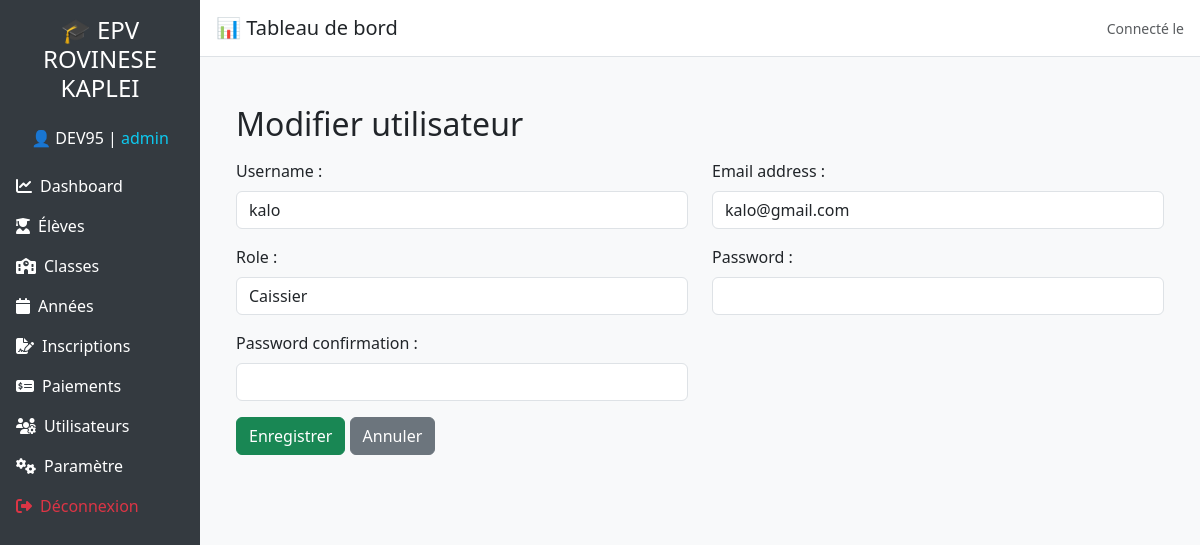
The app's page /accounts/utilisateurs/modifier/3/ (signed in) with its own data.
### utilisateurs/models.py (models this page shows)
class Utilisateur(AbstractUser):
    ROLE_CHOICES = (
        ('admin', 'Administrateur'),
        ('caissier', 'Caissier'),
    )
    role = models.CharField(max_length=20, choices=ROLE_CHOICES, default='caissier')

### utilisateurs/views.py (the view)
# urls.py: path('utilisateurs/modifier/<int:utilisateur_id>/', views.modifier_utilisateur, name='modifier_utilisateur'),
@login_required
@user_passes_test(is_admin)
def modifier_utilisateur(request, utilisateur_id):
    utilisateur = get_object_or_404(Utilisateur, pk=utilisateur_id)
    if request.method == 'POST':
        form = UtilisateurForm(request.POST, instance=utilisateur)
        if form.is_valid():
            form.save()
            return redirect('liste_utilisateurs')
    else:
        form = UtilisateurForm(instance=utilisateur)
    return render(request, 'utilisateurs/utilisateur_form.html', {'form': form, 'form_title': 'Modifier utilisateur'})

### utilisateurs/forms.py (shortened to what this page needs)
class UtilisateurForm(UserCreationForm):
    class Meta:
        model = Utilisateur
        fields = ['username', 'email', 'role', 'password1', 'password2']
        widgets = {
            "username": forms.TextInput(attrs={"class": "form-control"}),
            "email": forms.EmailInput(attrs={"class": "form-control"}),
            "role": forms.Select(attrs={"class": "form-control"}),
        }
    def __init__(self, *args, **kwargs):
        super(UtilisateurForm, self).__init__(*args, **kwargs)
        self.fields['password1'].widget.attrs.update({'class': 'form-control'})
        self.fields['password2'].widget.attrs.update({'class': 'form-control'})

### utilisateurs/views.py (called while the page is built)
def is_admin(user):
    return user.is_authenticated and user.role == 'admin'

### utilisateurs/templates/utilisateurs/utilisateur_form.html (shortened to what this page needs)
{% extends 'base.html' %}
{% block content %}
<div class="container mt-4">
    <h2>{{ form_title }}</h2>
    <form method="post" class="mt-3">
        <div class="row">
            {% for field in form %}
            <div class="mb-3 col-md-6">
                <label class="form-label">{{ field.label_tag }}</label>
                {{ field }}
            </div>
            {% endfor %}
        </div>
        <button type="submit" class="btn btn-success">Enregistrer</button>
        <a href="{% url 'liste_utilisateurs' %}" class="btn btn-secondary">Annuler</a>
    </form>
</div>
{% endblock %}

### templates/base.html (shortened to what this page needs)
<!DOCTYPE html>
<html lang="fr">
<head>
  <link href="https://cdn.jsdelivr.net/npm/bootstrap@5.3.0/dist/css/bootstrap.min.css" rel="stylesheet">
  <link href="https://cdnjs.cloudflare.com/ajax/libs/font-awesome/6.4.0/css/all.min.css" rel="stylesheet">
</head>
<body>
{% if user.is_authenticated %}
<div class="d-flex">
  <nav class="sidebar d-flex flex-column p-3 text-white col-md-3 col-lg-2">
    <h4 class="text-center mb-4">🎓 EPV ROVINESE KAPLEI</h4>
    <p class="text-center">👤 {{ user.username | upper }} | <span class="text-info">{{ user.role }}</span></p>
    {% if user.role == 'admin' %}
      <a href="{% url 'dashboard' %}" class="py-2 d-block"><i class="fas fa-chart-line me-2"></i>Dashboard</a>
      <a href="{% url 'liste_eleves' %}" class="py-2 d-block"><i class="fas fa-user-graduate me-2"></i>Élèves</a>
      <a href="{% url 'liste_classes' %}" class="py-2 d-block"><i class="fas fa-school me-2"></i>Classes</a>
      <a href="{% url 'liste_annees' %}" class="py-2 d-block"><i class="fas fa-calendar me-2"></i>Années</a>
      <a href="{% url 'inscription_form' %}" class="py-2 d-block"><i class="fas fa-file-signature me-2"></i>Inscriptions</a>
      <a href="{% url 'paiement_list' %}" class="py-2 d-block"><i class="fas fa-money-check-alt me-2"></i>Paiements</a>
      <a href="{% url "liste_utilisateurs" %}" class="py-2 d-block"><i class="fas fa-users-cog me-2"></i>Utilisateurs</a>
      <a href="/admin/" class="py-2 d-block"><i class="fas fa-cogs me-2"></i>Paramètre</a>
      <a href="{% url 'deconnexion' %}" class="py-2 d-block text-danger"><i class="fas fa-sign-out-alt me-2"></i>Déconnexion</a>
    {% endif %}
  </nav>
  <div class="flex-grow-1">
    <div class="topbar d-flex justify-content-between align-items-center">
      <h5 class="mb-0">📊 Tableau de bord</h5>
      <span class="text-muted small">Connecté le {{ now|date:"d/m/Y H:i" }}</span>
    </div>
    <div class="p-4">
      {% block content %}{% endblock %}
    </div>
  </div>
</div>
{% endif %}
</body>
</html>

### templates/base.html (style rules this page uses)
body { font-family: 'Segoe UI', sans-serif; background-color: #f8f9fa; }
.sidebar { height: 100vh; background-color: #343a40; }
.sidebar a { color: #ffffff; text-decoration: none; }
.topbar { background-color: #ffffff; padding: 1rem; border-bottom: 1px solid #dee2e6; }

### records on screen
Utilisateur: username "DEV95", role "admin"
Utilisateur: form "kalo" "kalo@gmail.com" "Caissier"

### other values on screen
{{ field.label_tag }} "Username :" "Email address :" "Role :" "Password :" "Password confirmation :"
